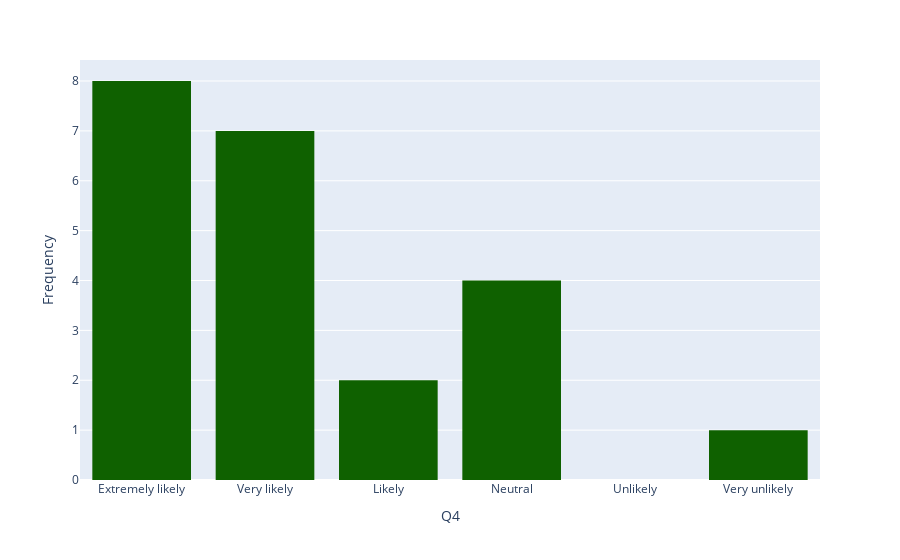

The notebook cell saved with this chart:
### Code cell
import plotly.express as px
import pandas as pd

# Load the dataset
df = pd.read_csv("results.csv")

# Plot the bar chart with a custom color
fig = px.histogram(
    df, 
    x="Q5", 
    color_discrete_sequence=["#0F6100"],  # Change this to any color hex or name
    nbins=30,
    category_orders={"Q5":["Extremely likely", "Very likely", "Likely", "Neutral", "Unlikely", "Very unlikely", "Extremely unlikely"]}
    
)

fig.update_layout(
    #title=dict(
     #   text="Plot Title"
    #),
    xaxis=dict(
        title=dict(
            text="Q4"
        )
    ),
    yaxis=dict(
        title=dict(
            text="Frequency"
        )
    ),
    #legend=dict(
     #   title=dict(
    #        text="Legend Title"
     #   )
    #),
    #font=dict(
     #   family="Courier New, monospace",
     #   size=18,
     #   color="RebeccaPurple"
    #)
)

# Show the plot
fig.show()

### Figure 1 — Plotly figure (JSON) as saved in the notebook; plotly's stock layout.template omitted (floating-point values rounded to 4 significant figures)
{"data": [{"alignmentgroup": "True", "bingroup": "x", "hovertemplate": "Q5=%{x}<br>count=%{y}<extra></extra>", "legendgroup": "", "marker": {"color": "#0F6100", "pattern": {"shape": ""}}, "name": "", "nbinsx": 30, "offsetgroup": "", "orientation": "v", "showlegend": false, "type": "histogram", "x": ["Very likely", "Extremely likely", "Extremely likely", "Neutral", "Likely", "Extremely likely", "Extremely likely", "Very likely", "Very likely", "Extremely likely", "Very unlikely", "Extremely likely", "Very likely", "Extremely likely", "Neutral", "Very likely", "Very likely", "Neutral", "Very likely", "Likely", "Extremely likely", "Neutral"], "xaxis": "x", "yaxis": "y"}], "layout": {"autosize": true, "barmode": "relative", "legend": {"tracegroupgap": 0}, "margin": {"t": 60}, "xaxis": {"anchor": "y", "autorange": true, "categoryarray": ["Extremely likely", "Very likely", "Likely", "Neutral", "Unlikely", "Very unlikely", "Extremely unlikely"], "categoryorder": "array", "domain": [0, 1], "range": [-0.5, 5.5], "title": {"text": "Q4"}, "type": "category"}, "yaxis": {"anchor": "x", "autorange": true, "domain": [0, 1], "range": [0, 8.421], "title": {"text": "Frequency"}}}}
